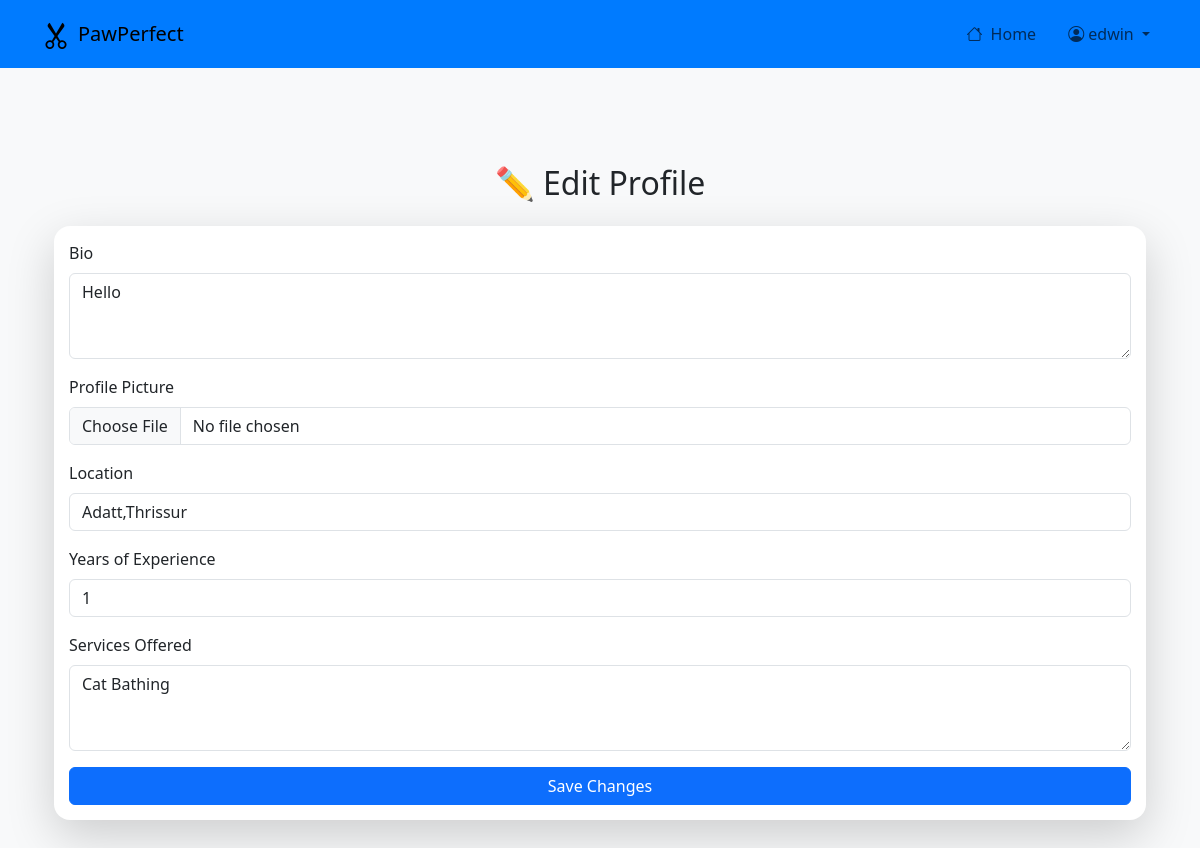
Page /editprofile/ (signed in) on the committed database.
### userauth/models.py (models this page shows, shortened)
class User(AbstractUser):
    ROLE_CHOICES = [
        ('owner', 'Pet Owner'),
        ('groomer', 'Groomer'),
    ]
    role = models.CharField(max_length=20, choices=ROLE_CHOICES, default='owner')
    is_approved = models.BooleanField(default=False)
    phone_number = models.CharField(max_length=15, blank=True, null=True)  # New field added

### groom_interface/models.py (models this page shows, shortened)
class GroomerProfile(models.Model):
    user = models.OneToOneField(User, on_delete=models.CASCADE, related_name="groomer_profile")
    bio = models.TextField(max_length=500, blank=True, null=True)
    profile_picture = models.ImageField(upload_to='groomer_profiles/', blank=True, null=True)
    location = models.CharField(max_length=100, blank=True, null=True)
    experience_years = models.IntegerField(default=0)
    services_offered = models.TextField(blank=True, null=True)

### groom_interface/views.py (the view)
# urls.py: path('editprofile/', views.edit_profile, name='edit_profile'),
@login_required
def edit_profile(request):
    profile = get_object_or_404(GroomerProfile, user=request.user)
    if request.method == 'POST':
        form = GroomerProfileForm(request.POST, request.FILES, instance=profile)
        if form.is_valid():
            form.save()
            return redirect('groomer_dashboard')
    else:
        form = GroomerProfileForm(instance=profile)
    return render(request, 'edit_profile.html', {'form': form})

### groom_interface/forms.py
class GroomerProfileForm(forms.ModelForm):
    class Meta:
        model = GroomerProfile
        fields = ['bio', 'profile_picture', 'location', 'experience_years', 'services_offered']

### groom_interface/templates/edit_profile.html (shortened to what this page needs)
{% extends "base.html" %}
{% load crispy_forms_tags %}
{% block content %}
<div class="container mt-5">
    <h2 class="mb-4 text-center">✏️ Edit Profile</h2>
    <form method="post" enctype="multipart/form-data">
        <div class="card shadow-lg border-0 rounded-4">
            <div class="card-body">
                <div class="mb-3">
                    <label for="bio" class="form-label">Bio</label>
                    <textarea name="bio" class="form-control" rows="3">{{ user.groomer_profile.bio }}</textarea>
                </div>
                <div class="mb-3">
                    <label for="profile_picture" class="form-label">Profile Picture</label>
                    <input type="file" name="profile_picture" class="form-control" accept="image/*">
                </div>
                <div class="mb-3">
                    <label for="location" class="form-label">Location</label>
                    <input type="text" name="location" class="form-control" value="{{ user.groomer_profile.location }}">
                </div>
                <div class="mb-3">
                    <label for="experience_years" class="form-label">Years of Experience</label>
                    <input type="number" name="experience_years" class="form-control" value="{{ user.groomer_profile.experience_years }}">
                </div>
                <div class="mb-3">
                    <label for="services_offered" class="form-label">Services Offered</label>
                    <textarea name="services_offered" class="form-control" rows="3">{{ user.groomer_profile.services_offered }}</textarea>
                </div>
                <button type="submit" class="btn btn-primary">Save Changes</button>
            </div>
        </div>
    </form>
</div>
{% endblock %}

### userauth/templates/base.html (shortened to what this page needs)
{% load static %}
<!DOCTYPE html>
<html lang="en">
<head>
    <link href="https://cdn.jsdelivr.net/npm/bootstrap@5.3.2/dist/css/bootstrap.min.css" rel="stylesheet">
    <link href="https://cdn.jsdelivr.net/npm/bootstrap-icons/font/bootstrap-icons.css" rel="stylesheet">
    <link rel="stylesheet" href="{% static 'userauth/css/style.css' %}">
    <link rel="stylesheet" href="{% static 'groom_interface/css/style.css' %}">
</head>
<body class="bg-light">
    <header class="sticky-top">
        <nav class="navbar navbar-expand-lg navbar-light" style="background-color: #007bff;">
            <div class="container">
                <a class="navbar-brand d-flex align-items-center gap-2" href="{% url 'home' %}">
                    <i class="bi bi-scissors fs-3"></i>
                    <span class="brand-text">PawPerfect</span>
                </a>
                <div class="collapse navbar-collapse" id="navbarNav">
                    <ul class="navbar-nav ms-auto align-items-center gap-3">
                        {% if request.path != '/login/' and request.path != '/signup/' %}
                            <li class="nav-item">
                                <a class="nav-link" href="{% url 'home' %}">
                                    <i class="bi bi-house me-2"></i>Home
                                </a>
                            </li>
                        {% endif %}
                        {% if not user.is_authenticated %}
                            <li class="nav-item">
                                <a class="nav-link" href="{% url 'login' %}">
                                    <i class="bi bi-box-arrow-in-right me-2"></i>Login
                                </a>
                            </li>
                        {% else %}
                            <li class="nav-item dropdown">
                                <a class="nav-link dropdown-toggle" href="#" id="profileDropdown" role="button" data-bs-toggle="dropdown" aria-expanded="false">
                                    <i class="bi bi-person-circle"></i> {{ user.username }}
                                </a>
                            </li>
                        {% endif %}
                    </ul>
                </div>
            </div>
        </nav>
    </header>
    <main class="container py-5">
        {% block content %}{% endblock %}
    </main>
</body>
</html>

### static/groom_interface/css/style.css (style rules this page uses)
.card { display: flex; flex-direction: column; height: 100%; }
.card-body { flex-grow: 1; display: flex; flex-direction: column; justify-content: space-between; padding: 15px; overflow: hidden; }

### rows in the picture
User: username "edwin", bio "Hello", location "Adatt,Thrissur", experience_years "1", services_offered "Cat Bathing"
